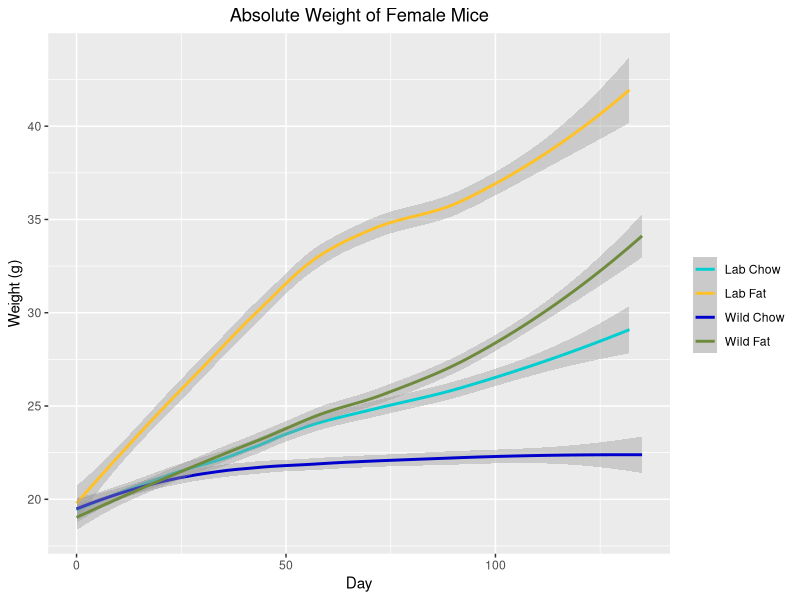
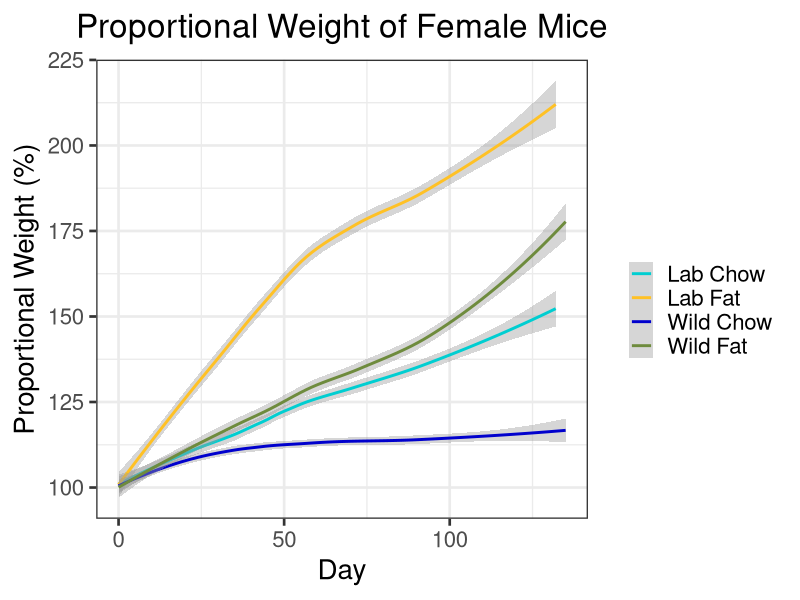
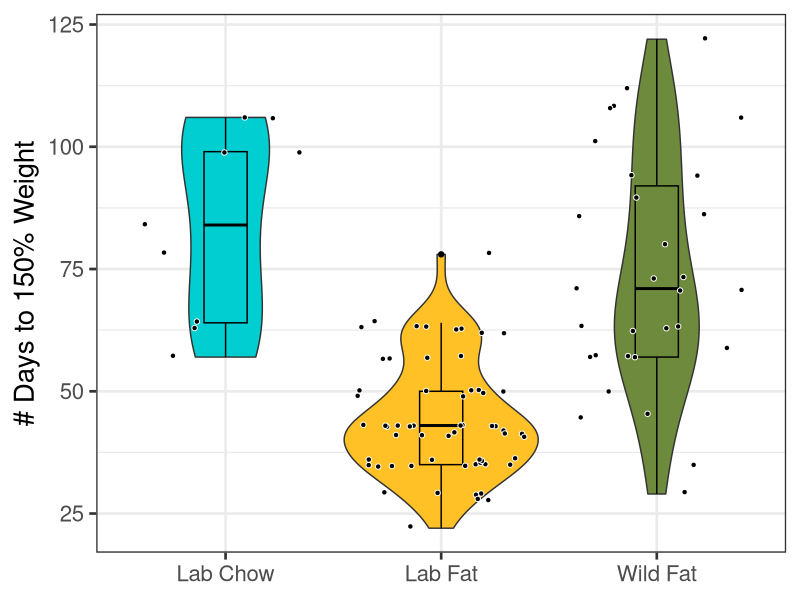
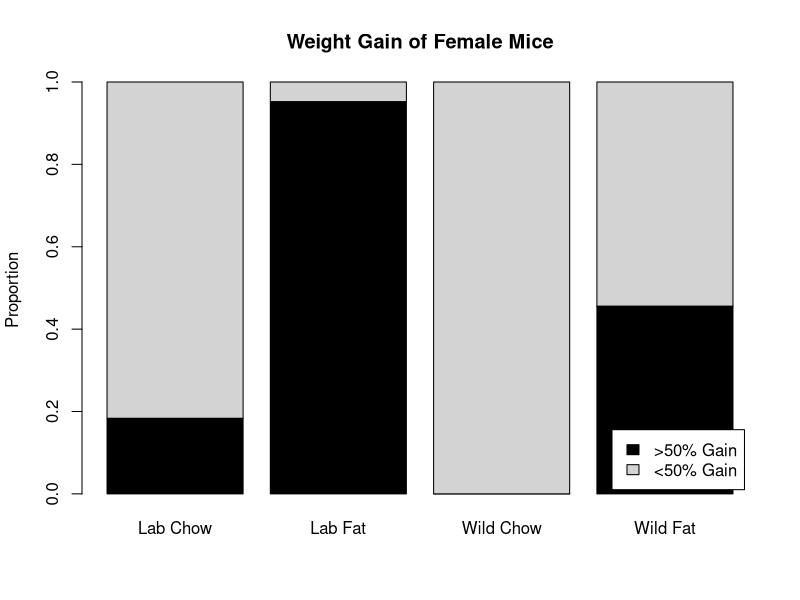

Here is the R script that generated these plots, in order:
## ---- chunk 1

#load packages
library(ggplot2)
library(rlist)
library(ggpubr)
library(gridBase)
library(gridExtra)

##function to change names of columns
changeColName <- function(df, oldName, newName) {
  
  #if the oldName is not in the data frame, return the unmutated data frame
  if (oldName %in% names(df) == FALSE) {
    return(df)
  }
  
  #change name and return mutated data frame
  names(df)[names(df) == oldName] <- newName
  return(df)
}

#read data
cd <- read.csv("AllExp.csv")

#change column names and delete uneeded columns
cd <- changeColName(cd, "Food", "Diet")
cd <- changeColName(cd, "Gender", "Sex")
cd$X <- NULL
cd$X.1 <- NULL

#change date to standard format
cd$Date <- as.Date(cd$Date, "%m/%d/%y")

##Calculate days after start
#initiialize days variable
cd$Days <- NA

#for each sex
for (sex in unique(cd$Sex)){

  #for each experiment
  for (experiment in unique(cd$Experiment[cd$Sex == sex])) {
  
    #for each microbiome
    for (microbiome in unique(cd$Microbiome)) {
    
    #find the lowest date for the given sex/experiment/microbiome combination
    lowdate <- min(cd$Date[cd$Experiment == experiment & cd$Microbiome == microbiome & cd$Sex == sex])
  
    #set days 
    cd$Days[cd$Experiment == experiment & cd$Microbiome == microbiome & cd$Sex == sex] <- cd$Date[cd$Experiment == experiment & cd$Microbiome == microbiome & cd$Sex == sex] - lowdate
    }
  }
}


##Create unique identifier for each mouse
#initialize UID variable
cd$UID <- NA

#create column that uniquely identifies each mouse
cd$Temp <- paste(cd$Experiment, cd$Microbiome, cd$Diet, cd$Cage, cd$Mouse, cd$Sex)

#for each mouse
for (mouse in unique(cd$Temp)) {
  mouse.list <- as.vector(strsplit(mouse, " ")[[1]])
 
  #convert microbiome to a number, 1 = Wildling 2 = Lab
  microbiome <- "2"
  if (mouse.list[2] == "Wild") {
    microbiome <- "1"
        }
 
  #convert diet to anumber, 1 = High Fat 2 = Chow
  diet <- "2"
  if (mouse.list[3] == "Fat") {
    diet <- "1"
  }
  
  #change sex to a number, 1 = Female 2 = Male
  sex <- "2"
  if (mouse.list[6] == "Female") {
    sex <- "1"
  }
 
  #create UID, a 6 digit number with format [gender][experiment][microbiome][diet][cage][mouse]
  uid <- paste0(sex, mouse.list[1], microbiome, diet, mouse.list[4], mouse.list[5])
  cd$UID[cd$Temp == mouse] <- as.numeric(uid)
}

#remove temp variable
cd$Temp <- NULL


##Create function to remove outliers
  #df: The data frame containing var
  #var: The variable from which to remove outliers
  #tol: The maximum change in var as a proportion
removeOutliers <- function(df, var, tol) {
  
  #create new variable to hold model
  df$Trend <- NA
  
  #for each mouse
  for (mouse in unique(df$UID)) {
    
    #create linear model of variable by days
    model <- lm(df[,var][df$UID == mouse]~df$Days[df$UID == mouse])
    
    #populate trend variable with model
    df$Trend[df$UID == mouse] <- model[[1]][2] * df$Days[df$UID == mouse] + model[[1]][1]
    
  }
  
  #remove rows where var differs from model by more than tol
  df[,var][abs((df[,var] - df$Trend) / df$Trend) > tol] <- NA
  
  #remove trend variable and return df
  df$Trend <- NULL
  return(df)
  
}

##Create new variable for condition (combination of microbiome and food)
cd$Condition <- paste(cd$Microbiome, cd$Diet)

## ---- chunk 2

##Find proportional weight 
  #intialize proportional weight variable
cd$PercWeight <- NA

#for each mouse
for (mouse in unique(cd$UID)) {
 
  #find minimum day (start day) and minimum weight (on start day)
  minDay <- min(cd$Day[cd$UID == mouse])
  minWeight <- cd$Weight[cd$UID == mouse & cd$Day == minDay]
 
  #find proportional weight for the current mouse
  cd$PercWeight[cd$UID == mouse] <- cd$Weight[cd$UID == mouse] / minWeight
}

#convert proportional weight to a percentage
cd$PercWeight <- cd$PercWeight * 100

#colors for graphing
cd$Color <- paste(cd$Microbiome, cd$Diet)
cols <- c("darkturquoise","goldenrod1", "blue3", "darkolivegreen4")

##Plot weight
  #subset data for females and define boundaries
cdFemale <- subset(cd, cd$Sex == "Female")
maxDaysFemale <- max(cdFemale$Days)
minWeightFemale <- min(cdFemale$Weight)
maxWeightFemale <- max(cdFemale$Weight)

#create graph
pWeightFemale <- ggplot(cdFemale, aes(x = cdFemale$Days, y = cdFemale$Weight, color = cdFemale$Color)) +
  geom_smooth() +
  labs(x = "Day", y = "Weight (g)", title = "Absolute Weight of Female Mice") +
  xlim(limits = c(0, maxDaysFemale)) +
  ylim(limits = c(minWeightFemale, maxWeightFemale)) +
  scale_colour_manual("", values = cols, breaks = c("Lab Chow", "Lab Fat", "Wild Chow", "Wild Fat")) +
  theme_set(theme_bw(base_size = 20)) +
  theme(plot.title = element_text(hjust = 0.5))

  pWeightFemale

##Plot proportional weight
  #define boundaries
minPercWeightFemale <- min(cdFemale$PercWeight)
maxPercWeightFemale <- max(cdFemale$PercWeight)

#create graph
pPercWeightFemale <- ggplot(cdFemale, aes(x = cdFemale$Days, y = cdFemale$PercWeight, color = cdFemale$Color)) +
  geom_smooth() +
  labs(x = "Day", y = "Proportional Weight (%)", title = "Proportional Weight of Female Mice") +
  xlim(limits = c(0, maxDaysFemale)) +
  ylim(limits = c(minPercWeightFemale, maxPercWeightFemale)) +
  scale_colour_manual("", values = cols, breaks = c("Lab Chow", "Lab Fat", "Wild Chow", "Wild Fat")) +
  theme(plot.title = element_text(hjust = 0.5))
  
  pPercWeightFemale
  
##Bin weights
  #create new variable for weight gain and set it to high when percent weight exceeds 150
cd$WeightGain <- "low"
cd$WeightGain[cd$PercWeight > 150] <- "high"


##Find day mouse crosses weight threshold
weightThreshConds <- c()
weightThreshDays <- c()
  
  #for each condition
for (condition in unique(cd$Condition)) {
  
  #for each mouse in that condition
  for (mouse in unique(cd$UID[cd$Condition == condition])) {
    
    if (length(unique(cd$WeightGain[cd$Condition == condition & cd$UID == mouse])) == 2) {
      weightThreshConds <- c(weightThreshConds, condition)
      weightThreshDays <- c(weightThreshDays, min(cd$Days[cd$UID == mouse & cd$Condition == condition & cd$WeightGain == "high"]))
    }
    
  }
  
}

ggplot() +
  geom_violin(aes(x = weightThreshConds, y = weightThreshDays, fill = weightThreshConds)) +
  geom_boxplot(aes(x = weightThreshConds, y = weightThreshDays, fill = weightThreshConds), color = "black", width = 0.2) +
  geom_jitter(aes(x = weightThreshConds, y = weightThreshDays), color = "white", fill = "black", pch = 21) +
  scale_fill_manual(values = cols[c(1,2,4)], breaks = c("Lab Chow", "Lab Fat", "Wild Fat")) +
  labs(x = NULL, y = "# Days to 150% Weight") +
  theme(legend.position = "none")

#for each mouse
for (mouse in unique(cd$UID)) {
  
  #if the mouse ever has "high" weight gain, weight gain variable to "high" in all rows
  if ("high" %in% unique(cd$WeightGain[cd$UID == mouse])) {
    cd$WeightGain[cd$UID == mouse] <- "high"
  }
}

##Create table with weight gain category by condition
prop.table(table(cd$WeightGain[cd$Days == 0], cd$Condition[cd$Days == 0]), margin = 2)

#plot weight gain bins
barplot(prop.table(table(cd$WeightGain[cd$Days == 0], cd$Condition[cd$Days == 0]), margin = 2), col = c("black", "light gray"), main = "Weight Gain of Female Mice", ylab = "Proportion")

legend("bottomright", inset = 0.02, legend = c(">50% Gain", "<50% Gain"), fill = c("black", "light gray"))

sub <- subset(cdFemale, cdFemale$Condition == "Wild Fat")

pBinWeight <- ggplot(sub, aes(x = sub$Days, y = sub$PercWeight, color = sub$WeightGain)) +
  geom_smooth() +
  labs(x = "Day", y = "Proportional Weight (%)", title = "Wildling High Fat Mice") +
  xlim(limits = c(0, maxDaysFemale)) +
  ylim(limits = c(minPercWeightFemale, maxPercWeightFemale)) +
  scale_colour_manual("", values = cols, breaks = c("high", "low"), labels = c(">50% Gain", "<50% Gain")) +
  theme(plot.title = element_text(hjust = 0.5))


pBinTemp <- ggplot(sub, aes(x = sub$Days, y = sub$Temperature, color = sub$WeightGain)) +
  geom_smooth() +
  geom_point() + 
  labs(x = "Day", y = "Temperature (°C)", title = "Wildling High Fat Mice") +
  scale_colour_manual("", values = cols, breaks = c("high", "low"), labels = c(">50% Gain", "<50% Gain")) +
  theme(plot.title = element_text(hjust = 0.5))

pBinGlucose <- ggplot(sub, aes(x = sub$Days, y = sub$Glucose, color = sub$WeightGain)) +
  geom_smooth() +
  labs(x = "Day", y = "Blood Glucose (mg/dL)", title = "Wildling High Fat Mice") +
  xlim(limits = c(0, maxDaysFemale)) +
  scale_colour_manual("", values = cols, breaks = c("high", "low"), labels = c(">50% Gain", "<50% Gain")) +
  theme(plot.title = element_text(hjust = 0.5))
